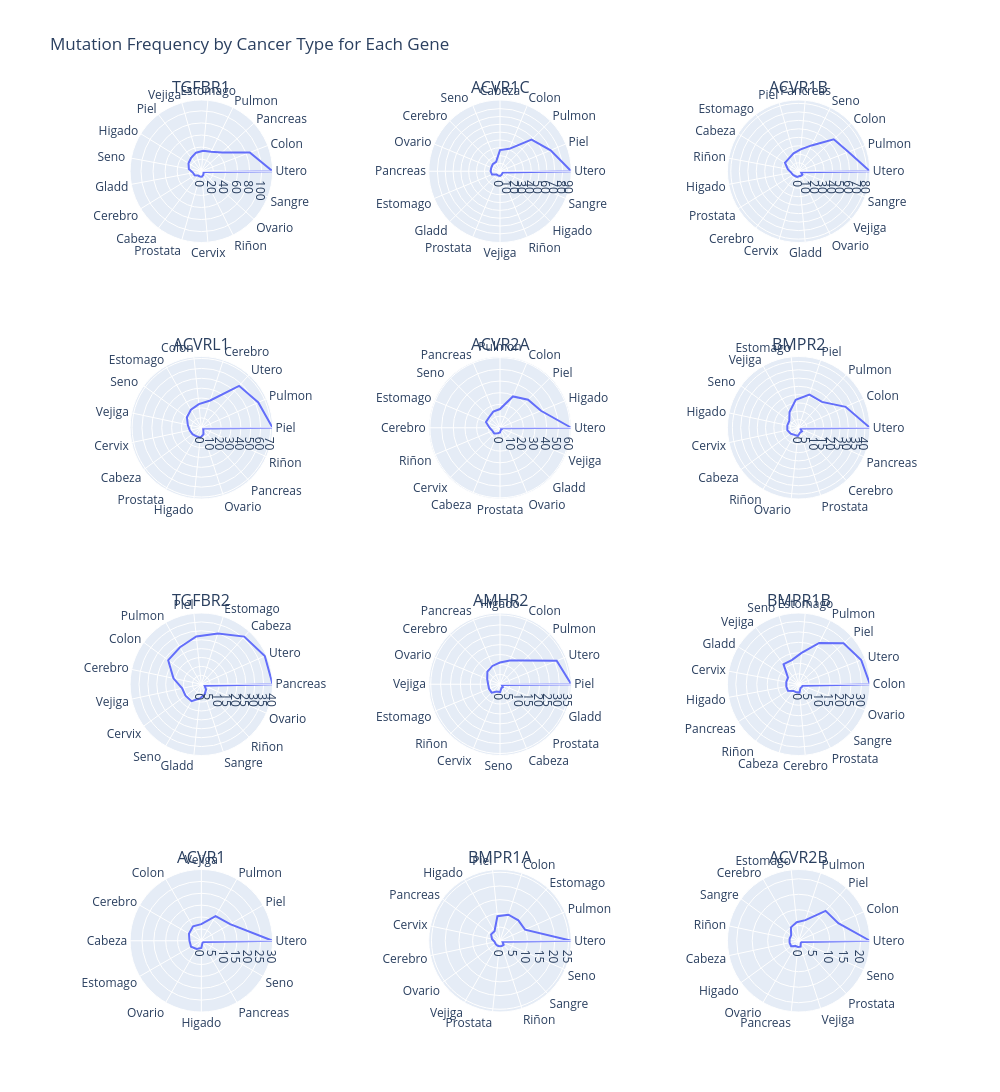

This figure's notebook cell:
### Code cell
import plotly.express as px
from plotly.subplots import make_subplots
import plotly.graph_objects as go

# Primero, ordenar el DataFrame por número de mutaciones (mutation_count)
sort_mutation = mutation_frequencies_cancer_type.sort_values(by='mutation_count', ascending=False)

# Obtener el orden para los tipos de cáncer
ordered_cancer = sort_mutation['tipo_cancer'].unique()

# Obtener todos los genes únicos
genes = sort_mutation['Gen_names'].unique()

# Calcular cuántas filas se necesitarán para los gráficos, teniendo en cuenta que serán 3 columnas
n_rows = (len(genes) + 2) // 3  # +2 para asegurarnos de redondear hacia arriba

# Crear una figura con subplots (3 columnas y las filas necesarias)
fig = make_subplots(rows=n_rows, cols=3, subplot_titles=genes, 
                    specs=[[{'type': 'polar'}]*3]*n_rows)

# Iterar sobre cada gen y añadir el gráfico a la subfigura correspondiente
for i, gene in enumerate(genes):
    # Filtrar el DataFrame para el gen actual
    gene_data = sort_mutation[sort_mutation['Gen_names'] == gene]
    
    # Crear el gráfico polar para el gen con el mismo orden de tipos de cáncer
    polar_trace = px.line_polar(
        gene_data, 
        r='mutation_count', 
        theta='tipo_cancer', 
        line_close=True, 
        category_orders={'tipo_cancer': ordered_cancer},  # Especificar el orden
        color_discrete_sequence=custom_colors
    ).data[0]
    
    # Determinar la fila y columna en la que debe ir el gráfico
    row = i // 3 + 1  # Cambiado a 3 columnas
    col = i % 3 + 1
    
    # Añadir el gráfico a la subfigura correspondiente
    fig.add_trace(polar_trace, row=row, col=col)

# Ajustar el layout
fig.update_layout(
    height=500*n_rows,  # Ajustar la altura según el número de filas
    width=1000,         # Ajustar el ancho total
    title_text="Mutation Frequency by Cancer Type for Each Gene",  # Título general
    showlegend=False    # Ocultar leyenda para evitar redundancia
)

# Mostrar el gráfico
fig.show()

### Figure 1 — Plotly figure (JSON) as saved in the notebook; plotly's stock layout.template omitted (floating-point values rounded to 4 significant figures)
{"data": [{"hovertemplate": "mutation_count=%{r}<br>tipo_cancer=%{theta}<extra></extra>", "legendgroup": "", "line": {"color": "#636EFA", "dash": "solid"}, "marker": {"symbol": "circle"}, "mode": "lines", "name": "", "r": [118, 86, 46, 36, 34, 32, 28, 25, 21, 14, 13, 9, 9, 9, 7, 5, 4, 118], "showlegend": false, "subplot": "polar", "theta": ["Utero", "Colon", "Pancreas", "Pulmon", "Estomago", "Vejiga", "Piel", "Higado", "Seno ", "Gladd", "Cerebro", "Cabeza", "Prostata", "Cervix", "Riñon", "Ovario", "Sangre", "Utero"], "type": "scatterpolar"}, {"hovertemplate": "mutation_count=%{r}<br>tipo_cancer=%{theta}<extra></extra>", "legendgroup": "", "line": {"color": "#636EFA", "dash": "solid"}, "marker": {"symbol": "circle"}, "mode": "lines", "name": "", "r": [91, 70, 57, 31, 27, 13, 13, 12, 12, 11, 6, 6, 6, 5, 4, 4, 91], "showlegend": false, "subplot": "polar2", "theta": ["Utero", "Piel", "Pulmon", "Colon", "Cabeza", "Seno ", "Cerebro", "Ovario", "Pancreas", "Estomago", "Gladd", "Prostata", "Vejiga", "Riñon", "Higado", "Sangre", "Utero"], "type": "scatterpolar"}, {"hovertemplate": "mutation_count=%{r}<br>tipo_cancer=%{theta}<extra></extra>", "legendgroup": "", "line": {"color": "#636EFA", "dash": "solid"}, "marker": {"symbol": "circle"}, "mode": "lines", "name": "", "r": [84, 63, 56, 34, 26, 22, 19, 19, 13, 9, 8, 7, 7, 6, 6, 6, 3, 84], "showlegend": false, "subplot": "polar3", "theta": ["Utero", "Pulmon", "Colon", "Seno ", "Pancreas", "Piel", "Estomago", "Cabeza", "Riñon", "Higado", "Prostata", "Cerebro", "Cervix", "Gladd", "Ovario", "Vejiga", "Sangre", "Utero"], "type": "scatterpolar"}, {"hovertemplate": "mutation_count=%{r}<br>tipo_cancer=%{theta}<extra></extra>", "legendgroup": "", "line": {"color": "#636EFA", "dash": "solid"}, "marker": {"symbol": "circle"}, "mode": "lines", "name": "", "r": [72, 63, 57, 29, 24, 21, 18, 14, 12, 11, 10, 10, 7, 3, 2, 72], "showlegend": false, "subplot": "polar4", "theta": ["Piel", "Pulmon", "Utero", "Cerebro", "Colon", "Estomago", "Seno ", "Vejiga", "Cervix", "Cabeza", "Prostata", "Higado", "Ovario", "Pancreas", "Riñon", "Piel"], "type": "scatterpolar"}, {"hovertemplate": "mutation_count=%{r}<br>tipo_cancer=%{theta}<extra></extra>", "legendgroup": "", "line": {"color": "#636EFA", "dash": "solid"}, "marker": {"symbol": "circle"}, "mode": "lines", "name": "", "r": [61, 38, 34, 29, 16, 15, 13, 13, 9, 7, 7, 5, 4, 2, 2, 1, 61], "showlegend": false, "subplot": "polar5", "theta": ["Utero", "Higado", "Piel", "Colon", "Pulmon", "Pancreas", "Seno ", "Estomago", "Cerebro", "Riñon", "Cervix", "Cabeza", "Prostata", "Ovario", "Gladd", "Vejiga", "Utero"], "type": "scatterpolar"}, {"hovertemplate": "mutation_count=%{r}<br>tipo_cancer=%{theta}<extra></extra>", "legendgroup": "", "line": {"color": "#636EFA", "dash": "solid"}, "marker": {"symbol": "circle"}, "mode": "lines", "name": "", "r": [43, 31, 21, 21, 17, 11, 7, 7, 7, 6, 5, 5, 3, 3, 1, 43], "showlegend": false, "subplot": "polar6", "theta": ["Utero", "Colon", "Pulmon", "Piel", "Estomago", "Vejiga", "Seno ", "Higado", "Cervix", "Cabeza", "Riñon", "Ovario", "Prostata", "Cerebro", "Pancreas", "Utero"], "type": "scatterpolar"}, {"hovertemplate": "mutation_count=%{r}<br>tipo_cancer=%{theta}<extra></extra>", "legendgroup": "", "line": {"color": "#636EFA", "dash": "solid"}, "marker": {"symbol": "circle"}, "mode": "lines", "name": "", "r": [40, 39, 36, 30, 27, 24, 23, 16, 11, 11, 11, 8, 6, 4, 2, 40], "showlegend": false, "subplot": "polar7", "theta": ["Pancreas", "Utero", "Cabeza", "Estomago", "Piel", "Pulmon", "Colon", "Cerebro", "Vejiga", "Cervix", "Seno ", "Gladd", "Sangre", "Riñon", "Ovario", "Pancreas"], "type": "scatterpolar"}, {"hovertemplate": "mutation_count=%{r}<br>tipo_cancer=%{theta}<extra></extra>", "legendgroup": "", "line": {"color": "#636EFA", "dash": "solid"}, "marker": {"symbol": "circle"}, "mode": "lines", "name": "", "r": [36, 31, 17, 13, 11, 10, 9, 7, 6, 6, 6, 4, 4, 2, 2, 1, 36], "showlegend": false, "subplot": "polar8", "theta": ["Piel", "Utero", "Pulmon", "Colon", "Higado", "Pancreas", "Cerebro", "Ovario", "Vejiga", "Estomago", "Riñon", "Cervix", "Seno ", "Cabeza", "Prostata", "Gladd", "Piel"], "type": "scatterpolar"}, {"hovertemplate": "mutation_count=%{r}<br>tipo_cancer=%{theta}<extra></extra>", "legendgroup": "", "line": {"color": "#636EFA", "dash": "solid"}, "marker": {"symbol": "circle"}, "mode": "lines", "name": "", "r": [34, 32, 29, 22, 15, 12, 12, 6, 6, 6, 6, 4, 4, 4, 2, 2, 2, 34], "showlegend": false, "subplot": "polar9", "theta": ["Colon", "Utero", "Piel", "Pulmon", "Estomago", "Seno ", "Vejiga", "Gladd", "Cervix", "Higado", "Pancreas", "Riñon", "Cabeza", "Cerebro", "Prostata", "Sangre", "Ovario", "Colon"], "type": "scatterpolar"}, {"hovertemplate": "mutation_count=%{r}<br>tipo_cancer=%{theta}<extra></extra>", "legendgroup": "", "line": {"color": "#636EFA", "dash": "solid"}, "marker": {"symbol": "circle"}, "mode": "lines", "name": "", "r": [30, 14, 12, 7, 7, 6, 5, 5, 4, 3, 1, 1, 30], "showlegend": false, "subplot": "polar10", "theta": ["Utero", "Piel", "Pulmon", "Vejiga", "Colon", "Cerebro", "Cabeza", "Estomago", "Ovario", "Higado", "Pancreas", "Seno ", "Utero"], "type": "scatterpolar"}, {"hovertemplate": "mutation_count=%{r}<br>tipo_cancer=%{theta}<extra></extra>", "legendgroup": "", "line": {"color": "#636EFA", "dash": "solid"}, "marker": {"symbol": "circle"}, "mode": "lines", "name": "", "r": [26, 10, 10, 10, 9, 4, 4, 3, 2, 2, 2, 2, 2, 2, 1, 26], "showlegend": false, "subplot": "polar11", "theta": ["Utero", "Pulmon", "Estomago", "Colon", "Piel", "Higado", "Pancreas", "Cervix", "Cerebro", "Ovario", "Vejiga", "Prostata", "Riñon", "Sangre", "Seno ", "Utero"], "type": "scatterpolar"}, {"hovertemplate": "mutation_count=%{r}<br>tipo_cancer=%{theta}<extra></extra>", "legendgroup": "", "line": {"color": "#636EFA", "dash": "solid"}, "marker": {"symbol": "circle"}, "mode": "lines", "name": "", "r": [23, 14, 13, 7, 6, 5, 3, 3, 3, 3, 2, 2, 2, 1, 1, 23], "showlegend": false, "subplot": "polar12", "theta": ["Utero", "Colon", "Piel", "Pulmon", "Estomago", "Cerebro", "Sangre", "Riñon", "Cabeza", "Higado", "Ovario", "Pancreas", "Vejiga", "Prostata", "Seno ", "Utero"], "type": "scatterpolar"}], "layout": {"annotations": [{"font": {"size": 16}, "showarrow": false, "text": "TGFBR1", "x": 0.1444, "xanchor": "center", "xref": "paper", "y": 1, "yanchor": "bottom", "yref": "paper"}, {"font": {"size": 16}, "showarrow": false, "text": "ACVR1C", "x": 0.5, "xanchor": "center", "xref": "paper", "y": 1, "yanchor": "bottom", "yref": "paper"}, {"font": {"size": 16}, "showarrow": false, "text": "ACVR1B", "x": 0.8556, "xanchor": "center", "xref": "paper", "y": 1, "yanchor": "bottom", "yref": "paper"}, {"font": {"size": 16}, "showarrow": false, "text": "ACVRL1", "x": 0.1444, "xanchor": "center", "xref": "paper", "y": 0.7188, "yanchor": "bottom", "yref": "paper"}, {"font": {"size": 16}, "showarrow": false, "text": "ACVR2A", "x": 0.5, "xanchor": "center", "xref": "paper", "y": 0.7188, "yanchor": "bottom", "yref": "paper"}, {"font": {"size": 16}, "showarrow": false, "text": "BMPR2", "x": 0.8556, "xanchor": "center", "xref": "paper", "y": 0.7188, "yanchor": "bottom", "yref": "paper"}, {"font": {"size": 16}, "showarrow": false, "text": "TGFBR2", "x": 0.1444, "xanchor": "center", "xref": "paper", "y": 0.4375, "yanchor": "bottom", "yref": "paper"}, {"font": {"size": 16}, "showarrow": false, "text": "AMHR2", "x": 0.5, "xanchor": "center", "xref": "paper", "y": 0.4375, "yanchor": "bottom", "yref": "paper"}, {"font": {"size": 16}, "showarrow": false, "text": "BMPR1B", "x": 0.8556, "xanchor": "center", "xref": "paper", "y": 0.4375, "yanchor": "bottom", "yref": "paper"}, {"font": {"size": 16}, "showarrow": false, "text": "ACVR1", "x": 0.1444, "xanchor": "center", "xref": "paper", "y": 0.1562, "yanchor": "bottom", "yref": "paper"}, {"font": {"size": 16}, "showarrow": false, "text": "BMPR1A", "x": 0.5, "xanchor": "center", "xref": "paper", "y": 0.1562, "yanchor": "bottom", "yref": "paper"}, {"font": {"size": 16}, "showarrow": false, "text": "ACVR2B", "x": 0.8556, "xanchor": "center", "xref": "paper", "y": 0.1562, "yanchor": "bottom", "yref": "paper"}], "height": 2000, "polar": {"angularaxis": {"type": "category"}, "domain": {"x": [0, 0.2889], "y": [0.8438, 1]}, "radialaxis": {"autorange": true, "range": [0, 118], "type": "linear"}}, "polar10": {"angularaxis": {"type": "category"}, "domain": {"x": [0, 0.2889], "y": [0, 0.1562]}, "radialaxis": {"autorange": true, "range": [0, 30], "type": "linear"}}, "polar11": {"angularaxis": {"type": "category"}, "domain": {"x": [0.3556, 0.6444], "y": [0, 0.1562]}, "radialaxis": {"autorange": true, "range": [0, 26], "type": "linear"}}, "polar12": {"angularaxis": {"type": "category"}, "domain": {"x": [0.7111, 1], "y": [0, 0.1562]}, "radialaxis": {"autorange": true, "range": [0, 23], "type": "linear"}}, "polar2": {"angularaxis": {"type": "category"}, "domain": {"x": [0.3556, 0.6444], "y": [0.8438, 1]}, "radialaxis": {"autorange": true, "range": [0, 91], "type": "linear"}}, "polar3": {"angularaxis": {"type": "category"}, "domain": {"x": [0.7111, 1], "y": [0.8438, 1]}, "radialaxis": {"autorange": true, "range": [0, 84], "type": "linear"}}, "polar4": {"angularaxis": {"type": "category"}, "domain": {"x": [0, 0.2889], "y": [0.5625, 0.7188]}, "radialaxis": {"autorange": true, "range": [0, 72], "type": "linear"}}, "polar5": {"angularaxis": {"type": "category"}, "domain": {"x": [0.3556, 0.6444], "y": [0.5625, 0.7188]}, "radialaxis": {"autorange": true, "range": [0, 61], "type": "linear"}}, "polar6": {"angularaxis": {"type": "category"}, "domain": {"x": [0.7111, 1], "y": [0.5625, 0.7188]}, "radialaxis": {"autorange": true, "range": [0, 43], "type": "linear"}}, "polar7": {"angularaxis": {"type": "category"}, "domain": {"x": [0, 0.2889], "y": [0.2812, 0.4375]}, "radialaxis": {"autorange": true, "range": [0, 40], "type": "linear"}}, "polar8": {"angularaxis": {"type": "category"}, "domain": {"x": [0.3556, 0.6444], "y": [0.2812, 0.4375]}, "radialaxis": {"autorange": true, "range": [0, 36], "type": "linear"}}, "polar9": {"angularaxis": {"type": "category"}, "domain": {"x": [0.7111, 1], "y": [0.2812, 0.4375]}, "radialaxis": {"autorange": true, "range": [0, 34], "type": "linear"}}, "showlegend": false, "title": {"text": "Mutation Frequency by Cancer Type for Each Gene"}, "width": 1000}}
